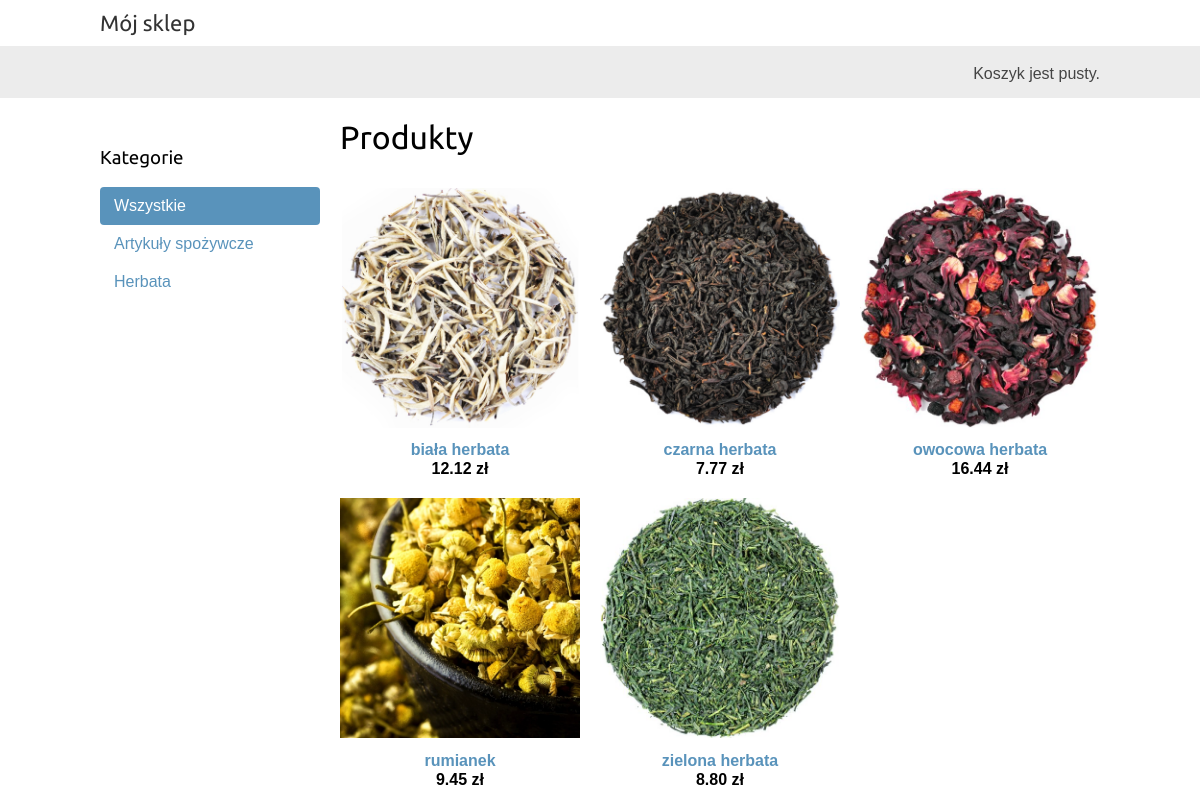
The page / on the database its author committed.
### shop/models.py (models this page shows, shortened)
class Category(models.Model):
    name = models.CharField(max_length=200, db_index=True)
    slug = models.SlugField(max_length=200, db_index=True, unique=True)
    class Meta:
        ordering = 'name',
        verbose_name = 'category'
        verbose_name_plural = 'categories'
    def get_absolute_url(self):
        return reverse('shop:product_list_by_category', args=[self.slug])

class Product(models.Model):
    category = models.ForeignKey(Category, related_name='products', on_delete=models.CASCADE)
    name = models.CharField(max_length=200, db_index=True)
    slug = models.SlugField(max_length=200, db_index=True)
    image = models.ImageField(upload_to='products', blank=True)
    description = models.TextField(blank=True)
    price = models.DecimalField(max_digits=10, decimal_places=2)
    available = models.BooleanField(default=True)
    created = models.DateTimeField(auto_now_add=True)
    updated = models.DateTimeField(auto_now=True)
    class Meta:
        ordering = 'name',
        index_together = (('id', 'slug',),)
    def get_absolute_url(self):
        return reverse('shop:product_detail', args=[self.id, self.slug])

### shop/views.py (the view)
# urls.py: path('', views.product_list, name='product_list'),
def product_list(request, category_slug=None):
    category = None
    categories = Category.objects.all()
    products = Product.objects.filter(available=True)
    if category_slug:
        category = get_object_or_404(Category, slug=category_slug)
        products = products.filter(category=category)
    return render(request,
                  'product_list.html',
                  {'category': category,
                   'categories': categories,
                   'products': products})

### cart/cart.py (called while the page is built)
    def __len__(self):
        return sum(item['quantity'] for item in self.cart.values())

### cart/context_processors.py (called while the page is built)
def cart(request):
    return {'cart': Cart(request)}

### shop/templates/product_list.html (shortened to what this page needs)
{% extends "base.html" %}
{% load static %}
{% block content %}
  <div id="sidebar">
    <h3>Kategorie</h3>
    <ul>
      <li {% if not category %}class="selected"{% endif %}>
        <a href="{% url 'shop:product_list' %}">Wszystkie</a>
      </li>
      {% for c in categories %}
        <li {% if category.slug == c.slug %}class="selected"{% endif %}>
          <a href="{{ c.get_absolute_url }}">{{ c.name }}</a>
        </li>
      {% endfor %}
    </ul>
  </div>
  <div id="main" class="product-list">
    <h1>{% if category %}{{ category.name }}{% else %}Produkty{% endif %}</h1>
    {% for product in products %}
      <div class="item">
        <a href="{{ product.get_absolute_url }}">
          <img src="{% if product.image %}{{ product.image.url }}{% else %}{% static 'images/no_image.png' %}{% endif %}">
        </a>
        <b><a href="{{ product.get_absolute_url }}">{{ product.name }}</a></b>
        <br>
        <b>{{ product.price }} zł</b>
      </div>
    {% endfor %}
  </div>
{% endblock %}

### shop/templates/base.html (shortened to what this page needs)
<!DOCTYPE html>
<html lang="pl">
<head>
    {% load static %}
    <link href="{% static 'css/base.css'%}" rel="stylesheet">
</head>
<body>
    <div id="header">
        <a href="/" class="logo">Mój sklep</a>
    </div>
        <div id="subheader">
            <div class="cart">
                {% with total_items=cart|length %}
                    {% if cart|length > 0 %}
                        Koszyk:
                        <a href="{% url 'cart:cart_detail' %}">
                        {{ total_items }} produkt{{ total_items|pluralize:"ów"}},
                        {{ cart.get_total_price }} zł
                        </a>
                    {% else %}
                    Koszyk jest pusty.
                {% endif %}
                {% endwith %}
            </div>
        </div>
     <div id="content">
         {% block content %}
         {% endblock %}
     </div>
</body>
</html>

### shop/static/css/base.css (style rules this page uses)
body { margin:0; padding:0; font-family:helvetica, sans-serif; }
h1, h2, h3, h4, h5 , h6 { font-family: 'Ubuntu', sans-serif; font-weight:normal; }
a { text-decoration:none; color:#5993bb; }
#header { padding:10px 100px; font-size:18px; overflow:auto; }
#subheader { background:#ececec; color:#444; padding:15px 100px; overflow:auto; }
#header .logo { font-family: 'Ubuntu', sans-serif; float:left; color:#333; font-size:22px; margin-right:10%; }
#subheader .cart { float:right; padding-top:4px; }
#content { padding:0 100px; overflow:hidden; }
#sidebar { width:220px; padding:30px 20px 0 0; float:left; }
#sidebar ul { margin:0; padding:0; }
#sidebar ul li { margin:0; list-style:none; padding:10px 14px; }
#sidebar ul li a { display:block; }
#sidebar ul li.selected { background:#5993bb; border-radius:4px; }
#sidebar ul li.selected a { color:#fff; }
#main { float:left; width: 96%; margin-right:-220px; overflow:hidden; }
.product-list .item { width:25%; padding:10px 20px 10px 0; float:left; text-align:center; line-height:1.2; }
.product-list .item img { width:100%; margin-bottom:8px; }

### rows shown on the page
Category: name "Artykuły spożywcze"
Category: name "Herbata"
Product: image (picture), name "biała herbata", price "12.12"
Product: image (picture), name "czarna herbata", price "7.77"
Product: image (picture), name "owocowa herbata", price "16.44"
Product: image (picture), name "rumianek", price "9.45"
Product: image (picture), name "zielona herbata", price "8.80"
